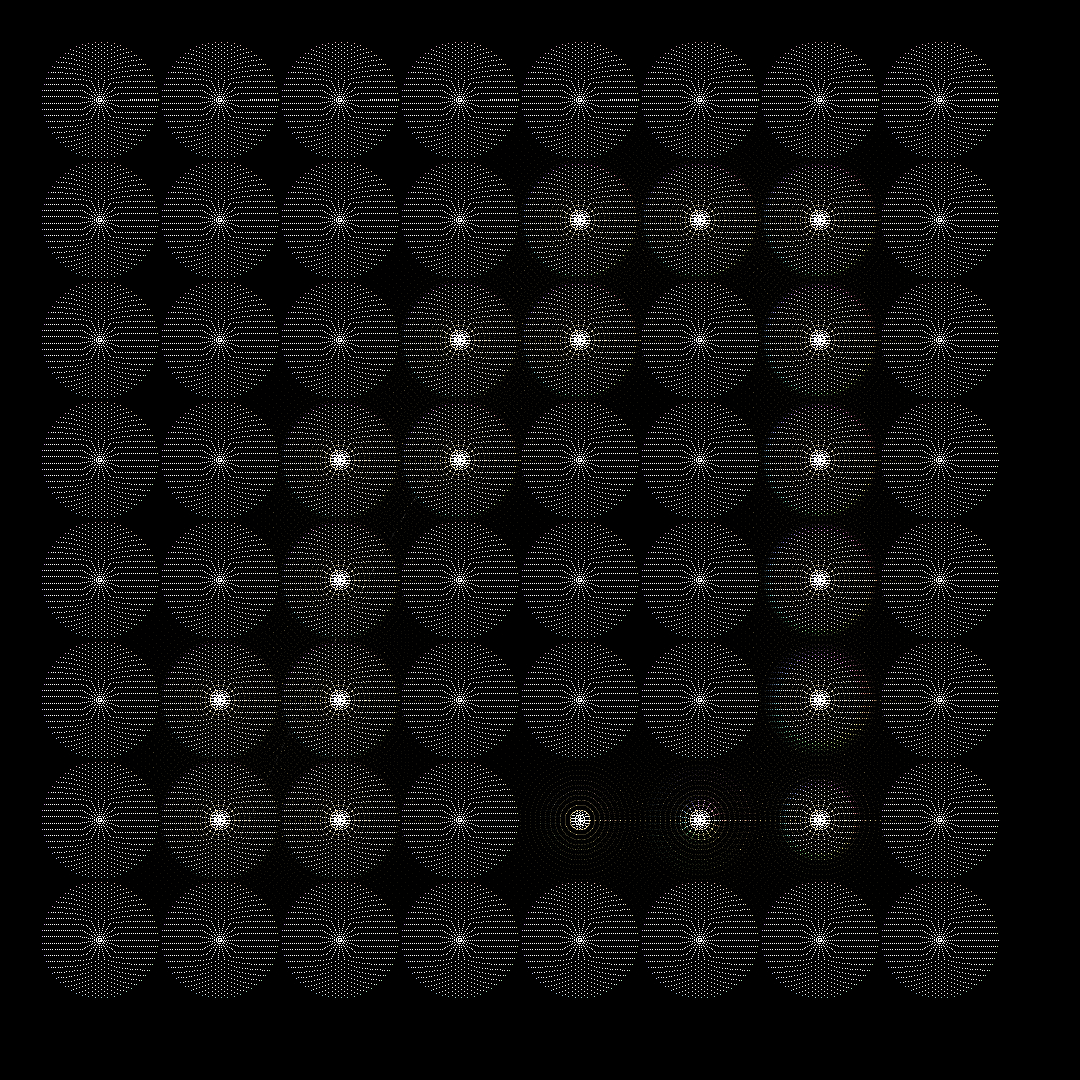

Write Python code to recreate this figure.
import numpy as np
from PIL import Image
import math
import colorsys

# Quantum Observation - Where Looking Creates Reality
# The observer effect made visible

WIDTH, HEIGHT = 1080, 1080

# Initialize quantum field
canvas = np.zeros((HEIGHT, WIDTH, 4), dtype=np.float32)
probability_field = np.ones((HEIGHT, WIDTH), dtype=np.complex128)
collapsed_states = np.zeros((HEIGHT, WIDTH), dtype=np.bool_)

# Quantum entities exist in superposition until observed
class QuantumEntity:
    def __init__(self, x, y):
        self.center = np.array([x, y])
        self.superposition_states = []
        self.collapsed = False
        self.collapse_time = None
        self.observable = None
        
        # Generate superposition of possible states
        for i in range(5):
            angle = i * 2 * np.pi / 5
            state = {
                'position': self.center + 30 * np.array([np.cos(angle), np.sin(angle)]),
                'phase': np.random.random() * 2 * np.pi,
                'amplitude': np.random.uniform(0.5, 1.0),
                'color_phase': np.random.random()
            }
            self.superposition_states.append(state)
    
    def wave_function(self, x, y, time):
        """Calculate probability amplitude at position"""
        if self.collapsed:
            # Collapsed to single state
            state = self.superposition_states[self.observable]
            dx = x - state['position'][0]
            dy = y - state['position'][1]
            r = np.sqrt(dx**2 + dy**2)
            
            # Gaussian wave packet
            amplitude = state['amplitude'] * np.exp(-r**2 / 100)
            phase = state['phase'] + r * 0.1 - time * 0.5
            return amplitude * np.exp(1j * phase)
        else:
            # Superposition of all states
            total_amplitude = 0 + 0j
            for state in self.superposition_states:
                dx = x - state['position'][0]
                dy = y - state['position'][1]
                r = np.sqrt(dx**2 + dy**2)
                
                amplitude = state['amplitude'] * np.exp(-r**2 / 200)
                phase = state['phase'] + r * 0.05 - time * 0.3
                total_amplitude += amplitude * np.exp(1j * phase) / len(self.superposition_states)
            
            return total_amplitude
    
    def observe(self, observer_position, time):
        """Collapse wave function through observation"""
        if not self.collapsed:
            # Distance to observer affects collapse
            dist = np.linalg.norm(self.center - observer_position)
            
            if dist < 150:  # Within observation range
                # Collapse probability increases with proximity
                collapse_prob = np.exp(-dist / 50)
                
                if np.random.random() < collapse_prob:
                    self.collapsed = True
                    self.collapse_time = time
                    # Choose which state to collapse to
                    self.observable = np.random.choice(len(self.superposition_states))
                    return True
        return False

# The Observer - consciousness that collapses quantum states
class Observer:
    def __init__(self):
        self.position = np.array([WIDTH/2, HEIGHT/2])
        self.velocity = np.zeros(2)
        self.observation_radius = 100
        self.observation_strength = 1.0
        self.path = [self.position.copy()]
        
    def move(self, time):
        """Observer wanders through quantum field"""
        # Random walk with momentum
        self.velocity += (np.random.rand(2) - 0.5) * 0.5
        self.velocity *= 0.98  # Damping
        
        # Limit speed
        speed = np.linalg.norm(self.velocity)
        if speed > 3:
            self.velocity = self.velocity / speed * 3
        
        self.position += self.velocity
        
        # Bounce off edges
        if self.position[0] < 50 or self.position[0] > WIDTH - 50:
            self.velocity[0] *= -1
        if self.position[1] < 50 or self.position[1] > HEIGHT - 50:
            self.velocity[1] *= -1
        
        self.position = np.clip(self.position, 50, [WIDTH-50, HEIGHT-50])
        self.path.append(self.position.copy())
        
        if len(self.path) > 100:
            self.path.pop(0)
    
    def draw_observation_field(self, canvas):
        """Visualize the act of observation"""
        x, y = int(self.position[0]), int(self.position[1])
        
        # Observation field
        for r in range(self.observation_radius, 0, -2):
            intensity = (1 - r / self.observation_radius) * 0.3
            
            for angle in np.linspace(0, 2*np.pi, max(20, r)):
                px = x + r * np.cos(angle)
                py = y + r * np.sin(angle)
                
                if 0 <= px < WIDTH and 0 <= py < HEIGHT:
                    # White light of consciousness
                    canvas[int(py), int(px), :3] += np.array([1, 1, 1]) * intensity * 0.1
                    canvas[int(py), int(px), 3] = min(1, canvas[int(py), int(px), 3] + intensity * 0.1)
        
        # Observer eye
        for dy in range(-5, 6):
            for dx in range(-5, 6):
                if dx**2 + dy**2 <= 25:
                    px, py = x + dx, y + dy
                    if 0 <= px < WIDTH and 0 <= py < HEIGHT:
                        canvas[py, px, :3] = np.array([1, 1, 1])
                        canvas[py, px, 3] = 1

# Create quantum field
print("Initializing quantum field...")

quantum_entities = []
# Grid of quantum entities
for i in range(6):
    for j in range(6):
        x = 150 + i * 150
        y = 150 + j * 150
        quantum_entities.append(QuantumEntity(x, y))

# Additional random entities
for _ in range(10):
    x = np.random.randint(100, WIDTH-100)
    y = np.random.randint(100, HEIGHT-100)
    quantum_entities.append(QuantumEntity(x, y))

# Create observers
observers = [Observer() for _ in range(3)]

# Simulate quantum observation
print("Beginning quantum observation simulation...")

for time_step in range(200):
    time = time_step * 0.1
    
    # Clear field for recalculation
    probability_field.fill(0)
    
    # Calculate quantum field more efficiently
    for entity in quantum_entities:
        # Only calculate near entity
        cx, cy = int(entity.center[0]), int(entity.center[1])
        radius = 100
        
        for y in range(max(0, cy-radius), min(HEIGHT, cy+radius), 5):
            for x in range(max(0, cx-radius), min(WIDTH, cx+radius), 5):
                probability_field[y, x] += entity.wave_function(x, y, time)
    
    # Draw probability field
    for y in range(0, HEIGHT, 10):
        for x in range(0, WIDTH, 10):
            # Probability density
            prob_density = np.abs(probability_field[y, x])**2
            
            if prob_density > 0.01:
                # Phase determines color
                phase = np.angle(probability_field[y, x])
                hue = (phase + np.pi) / (2 * np.pi)
                
                # Draw probability cloud
                for dy in range(10):
                    for dx in range(10):
                        py, px = y + dy, x + dx
                        if 0 <= py < HEIGHT and 0 <= px < WIDTH:
                            if collapsed_states[py, px]:
                                # Collapsed regions more solid
                                saturation = 0.9
                                value = min(1, prob_density * 2)
                            else:
                                # Uncollapsed regions ethereal
                                saturation = 0.5
                                value = min(1, prob_density)
                            
                            rgb = colorsys.hsv_to_rgb(hue, saturation, value)
                            canvas[py, px, :3] += np.array(rgb) * 0.1
                            canvas[py, px, 3] = min(1, canvas[py, px, 3] + prob_density * 0.1)
    
    # Observers move and collapse states
    for observer in observers:
        observer.move(time)
        
        # Check for collapses
        for entity in quantum_entities:
            if entity.observe(observer.position, time):
                # Collapse event - create ripple
                x, y = entity.center
                
                # Mark collapsed region
                for dy in range(-50, 51):
                    for dx in range(-50, 51):
                        py, px = int(y + dy), int(x + dx)
                        if 0 <= py < HEIGHT and 0 <= px < WIDTH:
                            if dx**2 + dy**2 <= 2500:
                                collapsed_states[py, px] = True
                
                # Visual burst at collapse
                for r in range(50, 0, -2):
                    intensity = (1 - r / 50) * 0.5
                    for angle in np.linspace(0, 2*np.pi, max(20, r*2)):
                        px = x + r * np.cos(angle)
                        py = y + r * np.sin(angle)
                        
                        if 0 <= px < WIDTH and 0 <= py < HEIGHT:
                            # Golden collapse flash
                            canvas[int(py), int(px), :3] += np.array([1, 0.9, 0.5]) * intensity * 0.2
                            canvas[int(py), int(px), 3] = min(1, canvas[int(py), int(px), 3] + intensity * 0.2)
        
        # Draw observer
        observer.draw_observation_field(canvas)
    
    if time_step % 50 == 0:
        print(f"Quantum observation step {time_step}...")
        collapsed_count = sum(1 for e in quantum_entities if e.collapsed)
        print(f"Collapsed entities: {collapsed_count}/{len(quantum_entities)}")

# Final visualization - show observation paths
print("Tracing observation history...")

for observer in observers:
    for i in range(1, len(observer.path)):
        x1, y1 = observer.path[i-1]
        x2, y2 = observer.path[i]
        
        steps = int(np.linalg.norm([x2-x1, y2-y1]))
        for step in range(steps):
            t = step / (steps + 1)
            x = x1 + t * (x2 - x1)
            y = y1 + t * (y2 - y1)
            
            if 0 <= x < WIDTH and 0 <= y < HEIGHT:
                # Fading trail
                intensity = i / len(observer.path) * 0.3
                canvas[int(y), int(x), :3] += np.array([1, 1, 1]) * intensity * 0.1
                canvas[int(y), int(x), 3] = min(1, canvas[int(y), int(x), 3] + intensity * 0.1)

# Add quantum uncertainty visualization
print("Adding uncertainty principle effects...")

for y in range(0, HEIGHT, 10):
    for x in range(0, WIDTH, 10):
        if not collapsed_states[y, x] and canvas[y, x, 3] > 0.1:
            # Heisenberg uncertainty - position/momentum blur
            uncertainty = np.random.randn(2) * 5
            
            for dy in range(-3, 4):
                for dx in range(-3, 4):
                    py = int(y + dy + uncertainty[1])
                    px = int(x + dx + uncertainty[0])
                    
                    if 0 <= py < HEIGHT and 0 <= px < WIDTH:
                        # Uncertainty shimmer
                        canvas[py, px, :3] += canvas[y, x, :3] * 0.05
                        canvas[py, px, 3] = min(1, canvas[py, px, 3] + 0.05)

# Convert to RGB
canvas_rgb = np.zeros((HEIGHT, WIDTH, 3), dtype=np.uint8)
for c in range(3):
    canvas_rgb[:, :, c] = (np.clip(canvas[:, :, c], 0, 1) * 255).astype(np.uint8)

# Apply alpha
alpha = canvas[:, :, 3]
for c in range(3):
    canvas_rgb[:, :, c] = (canvas_rgb[:, :, c] * np.clip(alpha, 0, 1)).astype(np.uint8)

image = Image.fromarray(canvas_rgb, 'RGB')
image.save('/home/[user]/Art/artworks/2025-08-05_quantum_observation/quantum_observation_01.png')

print("Quantum observation complete.")
print("Reality emerges from the act of looking.")
print("The observer and observed are one.")